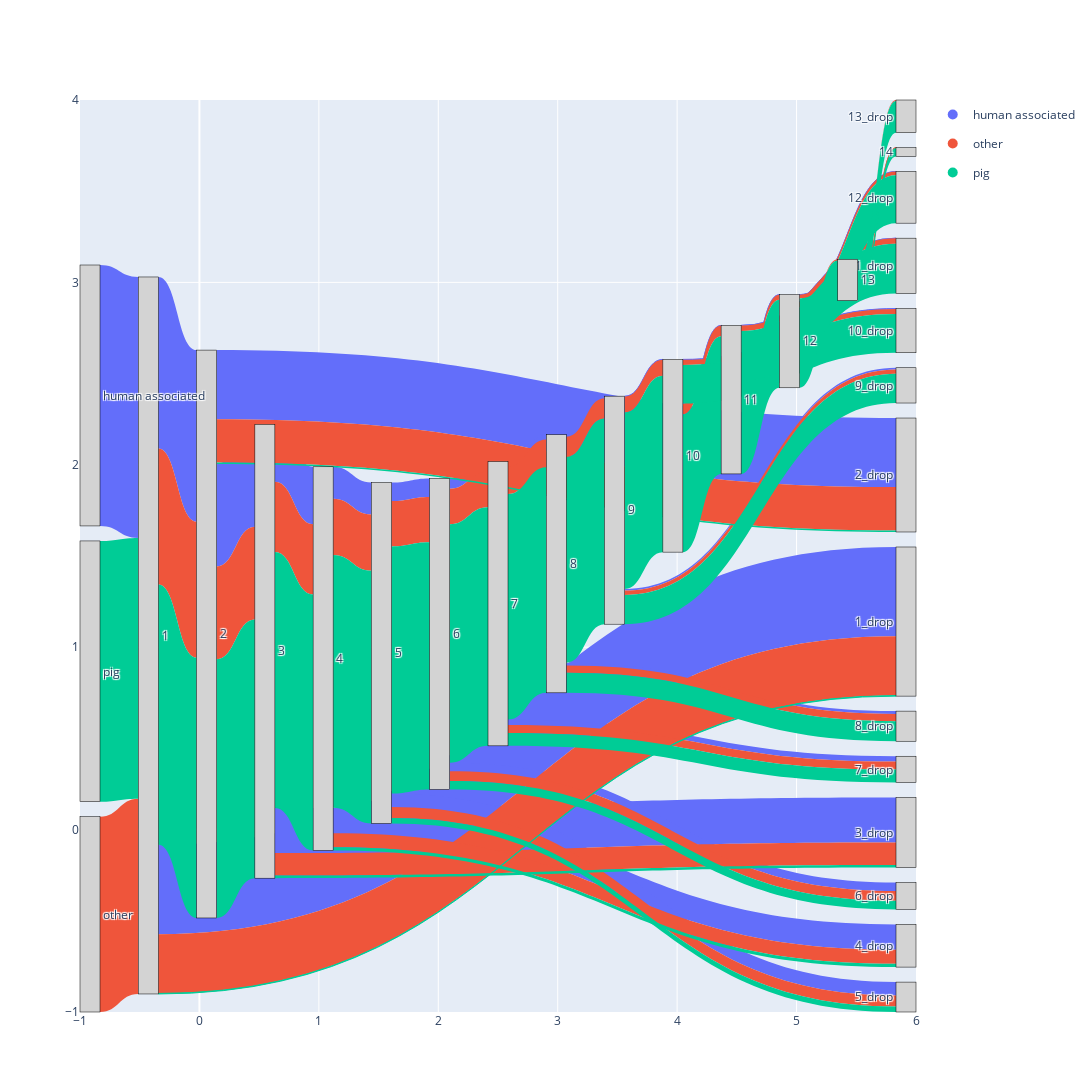

The notebook cell saved with this chart:
### Code cell
links_data = []

for index, row in df_grouped.iterrows():
    biome = row['broad_cat']
    biome_color = biome_colors[biome]

    start_value =  df_cumulative.loc[index, species_cols].max()  # total across all steps for this biome
    if start_value > 0:
        links_data.append({
            'source': biome,
            'target': '1',
            'value': start_value,
            'color': biome_color
        })

    for i in range(1, 15):
        source = f'{i}'
        if i < 14:
            cont = df_cumulative.loc[index, str(i + 1)]
            if cont > 0:
                links_data.append({'source': source, 'target': f'{i + 1}', 'value': cont, 'color': biome_color})
            drop = row[str(i)]
            if drop > 0:
                links_data.append({'source': source, 'target': f'{i}_drop', 'value': drop, 'color': biome_color})
df_sankey = pd.DataFrame(links_data)

# 4. Create the Sankey Diagram with Colored Links
# Get unique labels from the source and target columns
all_labels = sorted(list(pd.unique(df_sankey[['source', 'target']].values.ravel('K'))))

# Map labels to integer indices
label_map = {label: i for i, label in enumerate(all_labels)}
df_sankey['source_id'] = df_sankey['source'].map(label_map)
df_sankey['target_id'] = df_sankey['target'].map(label_map)

fig = go.Figure(data=[go.Sankey(
    arrangement='snap', # Snap nodes to vertical positions
    node=dict(
      pad=15,
      thickness=20,
      line=dict(color="black", width=0.5),
      label=all_labels,
      color="lightgray"  # All nodes are a neutral color
    ),
    link=dict(
      source=df_sankey['source_id'],
      target=df_sankey['target_id'],
      value=df_sankey['value'],
      color=df_sankey['color']  # KEY CHANGE: Apply colors to the links
  ))])

for biome, color in biome_colors.items():
    fig.add_trace(go.Scatter(
        x=[None], y=[None], # Invisible coordinates
        mode='markers',
        marker=dict(size=10, color=color),
        legendgroup=biome,
        showlegend=True,
        name=biome
    ))
fig.update_layout( 
    font_size=12,
    width=1200,  # Set plot width
    height=1300   # Set plot height
)
fig.show()
fig.write_html("../../2025-pig-binning-paper/250830-branchwater/sankey_diagram.mancur.simple.html", include_plotlyjs='cdn')
# fig.write_image("sankey_diagram.svg")

### Figure 1 — Plotly figure (JSON) as saved in the notebook; plotly's stock layout.template omitted (floating-point values rounded to 4 significant figures)
{"data": [{"arrangement": "snap", "link": {"color": ["#636EFA", "#636EFA", "#636EFA", "#636EFA", "#636EFA", "#636EFA", "#636EFA", "#636EFA", "#636EFA", "#636EFA", "#636EFA", "#636EFA", "#636EFA", "#636EFA", "#636EFA", "#636EFA", "#636EFA", "#636EFA", "#636EFA", "#636EFA", "#636EFA", "#636EFA", "#636EFA", "#636EFA", "#EF553B", "#EF553B", "#EF553B", "#EF553B", "#EF553B", "#EF553B", "#EF553B", "#EF553B", "#EF553B", "#EF553B", "#EF553B", "#EF553B", "#EF553B", "#EF553B", "#EF553B", "#EF553B", "#EF553B", "#EF553B", "#EF553B", "#EF553B", "#EF553B", "#EF553B", "#EF553B", "#EF553B", "#EF553B", "#EF553B", "#EF553B", "#00CC96", "#00CC96", "#00CC96", "#00CC96", "#00CC96", "#00CC96", "#00CC96", "#00CC96", "#00CC96", "#00CC96", "#00CC96", "#00CC96", "#00CC96", "#00CC96", "#00CC96", "#00CC96", "#00CC96", "#00CC96", "#00CC96", "#00CC96", "#00CC96", "#00CC96", "#00CC96", "#00CC96", "#00CC96", "#00CC96", "#00CC96"], "source": [27, 0, 0, 11, 11, 13, 13, 15, 15, 17, 17, 19, 19, 21, 21, 23, 23, 25, 25, 1, 1, 3, 3, 5, 28, 0, 0, 11, 11, 13, 13, 15, 15, 17, 17, 19, 19, 21, 21, 23, 23, 25, 25, 1, 1, 3, 3, 5, 5, 7, 7, 29, 0, 0, 11, 11, 13, 13, 15, 15, 17, 17, 19, 19, 21, 21, 23, 23, 25, 25, 1, 1, 3, 3, 5, 5, 7, 7], "target": [0, 11, 10, 13, 12, 15, 14, 17, 16, 19, 18, 21, 20, 23, 22, 25, 24, 1, 26, 3, 2, 5, 4, 6, 0, 11, 10, 13, 12, 15, 14, 17, 16, 19, 18, 21, 20, 23, 22, 25, 24, 1, 26, 3, 2, 5, 4, 7, 6, 9, 8, 0, 11, 10, 13, 12, 15, 14, 17, 16, 19, 18, 21, 20, 23, 22, 25, 24, 1, 26, 3, 2, 5, 4, 7, 6, 9, 8], "value": [69105, 45448, 23657, 27158, 18290, 15224, 11934, 8500, 6724, 4935, 3565, 2715, 2220, 1308, 1407, 564, 744, 123, 441, 23, 100, 12, 11, 12, 51710, 36014, 15696, 24526, 11488, 18583, 5943, 14867, 3716, 11992, 2875, 9400, 2592, 7293, 2107, 5349, 1944, 4197, 1152, 2827, 1370, 1353, 1474, 357, 996, 84, 273, 69071, 68931, 140, 68527, 404, 67822, 705, 66954, 868, 65474, 1480, 63194, 2280, 59764, 3430, 54476, 5288, 46727, 7749, 36487, 10240, 23309, 13178, 10625, 12684, 2240, 8385]}, "node": {"color": "lightgray", "label": ["1", "10", "10_drop", "11", "11_drop", "12", "12_drop", "13", "13_drop", "14", "1_drop", "2", "2_drop", "3", "3_drop", "4", "4_drop", "5", "5_drop", "6", "6_drop", "7", "7_drop", "8", "8_drop", "9", "9_drop", "human associated", "other", "pig"], "line": {"color": "black", "width": 0.5}, "pad": 15, "thickness": 20}, "type": "sankey"}, {"legendgroup": "human associated", "marker": {"color": "#636EFA", "size": 10}, "mode": "markers", "name": "human associated", "showlegend": true, "type": "scatter", "x": [null], "y": [null]}, {"legendgroup": "other", "marker": {"color": "#EF553B", "size": 10}, "mode": "markers", "name": "other", "showlegend": true, "type": "scatter", "x": [null], "y": [null]}, {"legendgroup": "pig", "marker": {"color": "#00CC96", "size": 10}, "mode": "markers", "name": "pig", "showlegend": true, "type": "scatter", "x": [null], "y": [null]}], "layout": {"font": {"size": 12}, "height": 1300, "width": 1200}}
